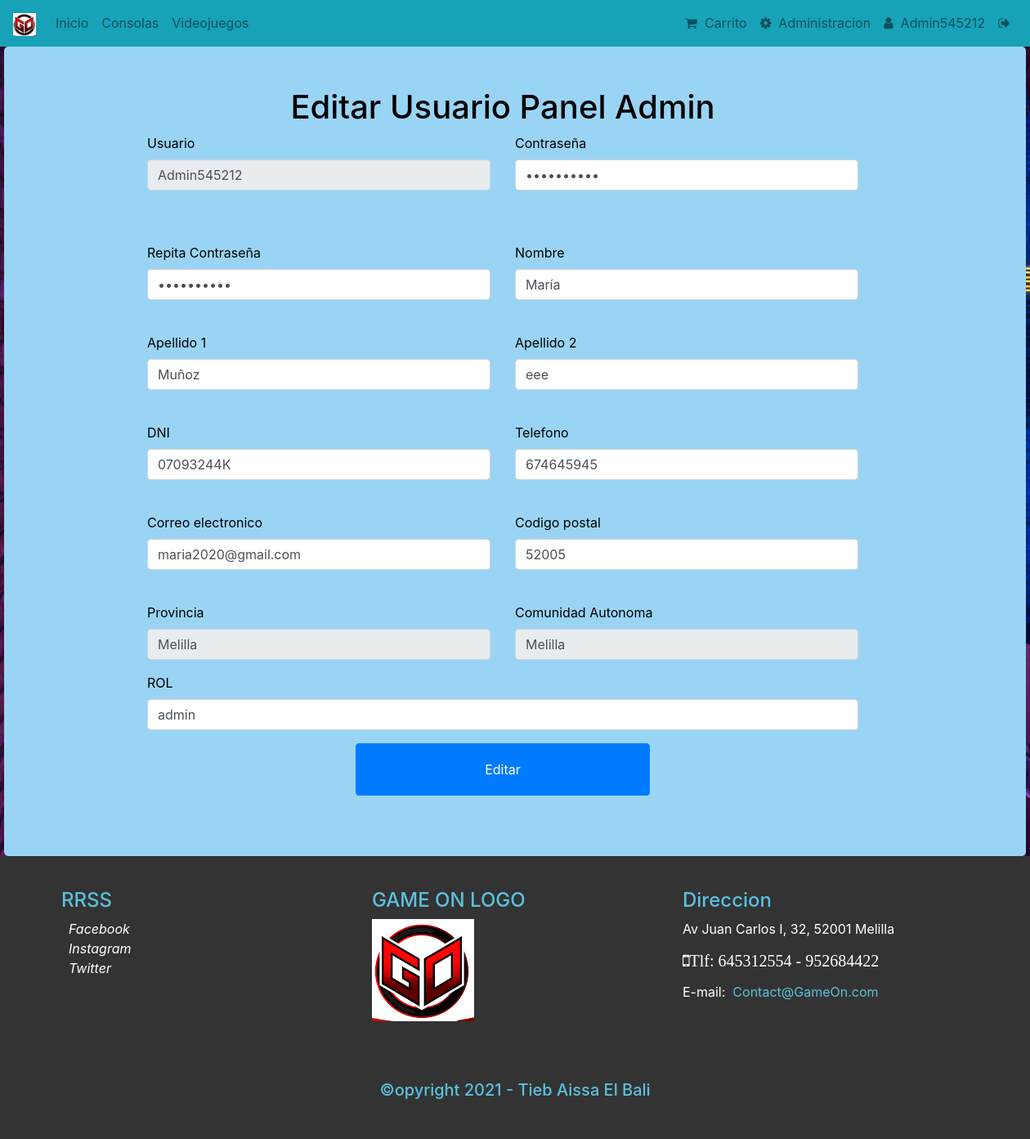
The app's page /EditarU.php?idUsuario=32 (signed in) with its own data.
### tables this page shows
CREATE TABLE `usuario` (
  `idUsuario` int(11) NOT NULL,
  `Usuario` varchar(20) NOT NULL COMMENT 'El usuario debe ser único en la Base de Datos. Además debe tener una longitud mínima de 6 caracteres.',
  `Password` varchar(45) NOT NULL COMMENT 'La contraseña no puede ser nula.\nTiene que tener una longitud mínima de 8 caracteres, contener números y algún carácter especial de la siguiente lista (!,@,#,$,%,&,?,¿,*,€)',
  `Nombre` varchar(45) NOT NULL,
  `Apellido1` varchar(45) NOT NULL,
  `Apellido2` varchar(45) DEFAULT NULL,
  `Telefono` varchar(10) NOT NULL COMMENT 'Se comprobará que solo puedan ser teléfonos nacionales',
  `Email` varchar(45) NOT NULL COMMENT 'Se comprobará que es un email válido',
  `CP` varchar(5) NOT NULL,
  `Provincia` varchar(45) NOT NULL COMMENT 'Se comprobará que la provincia introducida concuerda con el CP introducido',
  `ComunidadAutonoma` varchar(45) NOT NULL COMMENT 'Se comprobará que la provincia seleccionada pertenece a la comunidad autónoma correspondiente',
  `Rol` varchar(45) NOT NULL,
  `DNI` varchar(9) NOT NULL,
  `Direccion` varchar(45) NOT NULL
);

### BD/DAOUsuario.php (called while the page is built, shortened)
<?php
	function EditarUsuarioFromulario($conexion, $id){
		$consulta = "SELECT * FROM usuario WHERE idUsuario = '$id'";
		$resultado = mysqli_query($conexion, $consulta);
		return $resultado;
	}
?>

### EditarU.php (the view, shortened to what this page needs)
<?php
    require "./BD/conector_bd.php";
    require "./BD/DAOUsuario.php";
?>
<!DOCTYPE html>
<html lang="es">
<head>
    <?php include './inc/link.php'; ?>
</head>
<body>
    <div class="contenedor">
    <?php include './inc/nav.php'; ?>
        <main>
            <form name="formulario" method="post" action="./usuarios/editar_usuario_admin.php" id="loginform" onsubmit="return validarFormulario();">
                <div class="container row justify-content-center">
                    <h1 class="col-8 text-center">Editar Usuario Panel Admin</h1>
                    <?php
                        $conexion = conectar(false);
                        $idUsuario=($_GET['idUsuario']);
                        $consulta= EditarUsuarioFromulario($conexion, $idUsuario);
                        while($fila=mysqli_fetch_array($consulta)){
                    ?>
                    <div class="form-group col-8 col-md-5">
                        <label for="usuario" class="visually-hidden">Usuario</label>
                        <input id="usuario" type="text" class="form-control" name="usuario" placeholder="Nombre de usuario" value="<?php echo $fila['Usuario']?>" required readonly="readonly">
                    </div>
                    <div class="form-group col-8 col-md-5">
                        <label for="password" class="visually-hidden">Contraseña</label>
                        <input id="password" type="password" class="form-control" name="password" placeholder="Contraseña" value="<?php echo $fila['Password']?>" required>
                    </div>
                    <div class="form-group col-8 col-md-5">
                        <label for="Password2" class="visually-hidden">Repita Contraseña</label>
                        <input id="password2" type="password" class="form-control" name="password2" placeholder="Repita Contraseña" value="<?php echo $fila['Password']?>" required>
                    </div>
                    <div class="form-group col-8 col-md-5">
                        <label for="nombre" class="visually-hidden">Nombre</label>
                        <input id="nombre" type="text" class="form-control" name="nombre" placeholder="Nombre" value="<?php echo $fila['Nombre']?>" required>
                    </div>
                    <div class="form-group col-8 col-md-5">
                        <label for="apellido1" class="visually-hidden">Apellido 1</label>
                        <input id="apellido1" type="text" class="form-control" name="apellido1" placeholder="Apellido 1" value="<?php echo $fila['Apellido1']?>" required>
                    </div>
                    <div class="form-group col-8 col-md-5">
                        <label for="apellido2" class="visually-hidden">Apellido 2</label>
                        <input id="apellido2" type="text" class="form-control" name="apellido2" placeholder="Apellido 2" value="<?php echo $fila['Apellido2']?>" required>
                    </div>
                    <div class="form-group col-8 col-md-5">
                        <label for="DNI" class="visually-hidden">DNI</label>
                        <input id="DNi" type="text" class="form-control" name="DNI" placeholder="DNI" value="<?php echo $fila['DNI']?>" required>
                    </div>
                    <div class="form-group col-8 col-md-5">
                        <label for="Telefono" class="visually-hidden">Telefono</label>
                        <input id="telefono" type="text" class="form-control" name="telefono" placeholder="Telefono" value="<?php echo $fila['Telefono']?>" required>
                    </div>
                    <div class="form-group col-8 col-md-5">
                        <label for="email" class="visually-hidden">Correo electronico</label>
                        <input id="email" type="email" class="form-control" name="email" placeholder="Correo electronico" value="<?php echo $fila['Email']?>" required>
                    </div>
                    <div class="form-group col-8 col-md-5">
                        <label for="CP" class="visually-hidden">Codigo postal</label>
                        <input id="CP" type="CP" class="form-control" name="CP" placeholder="Codigo postal" value="<?php echo $fila['CP']?>" required >
                    </div>
                    <div class="form-group col-8 col-md-5">
                        <label for="Provincia" class="visually-hidden">Provincia</label>
                        <input id="provincia" type="text" class="form-control" name="provincia" placeholder="Provincia" value="<?php echo $fila['Provincia']?>" required readonly="readonly">
                    </div>
                    <div class="form-group col-8 col-md-5">
                        <label for="CA" class="visually-hidden">Comunidad Autonoma</label>
                        <input id="CA" type="text" class="form-control" name="CA" placeholder="Comunidad Autonoma" value="<?php echo $fila['ComunidadAutonoma']?>" required readonly="readonly">
                    </div>
                    <div class="form-group col-8 col-md-10">
                        <label for="ROL" class="visually-hidden">ROL</label>
                        <input id="ROL" type="text" class="form-control" name="ROL" value="<?php echo $fila['Rol']?>" placeholder="usuario o admin" pattern="usuario|admin" required>
                    </div>
                    <?php
                        }
                    ?>
                    <button class="col-5 col-md-4 btn btn-primary" type="submit">Editar</button>
                </div>
            </form>
        </main>
        </div>
    <?php include './inc/footer.php'; ?>
</body>
</html>

### css/estilos.css (style rules this page uses)
body { background-image: url("../img/fondo.jpg"); background-position: center center; background-repeat: no-repeat; background-attachment: fixed; background-size: cover; background-color: #fff; padding-top: 57px; text-align: justify; }
main { min-height: calc(100vh - 58px - 361px); color: rgb(0, 0, 0); display: flex; align-items: center; justify-content: center; padding: 50px 0px; }
.contenedor { display: block; margin: auto; width: 1250px; background-color: rgb(154, 212, 245); border-radius: 5px; }

### records on screen
usuario: usuario "Admin545212", nombre "María", apellido1 "Muñoz", apellido2 "eee", DNI "07093244K", telefono "674645945", email "maria2020@gmail.com", CP "52005", provincia "Melilla", CA "Melilla", ROL "admin"

### other values on screen
$_SESSION['Usuario'] "Admin545212"
